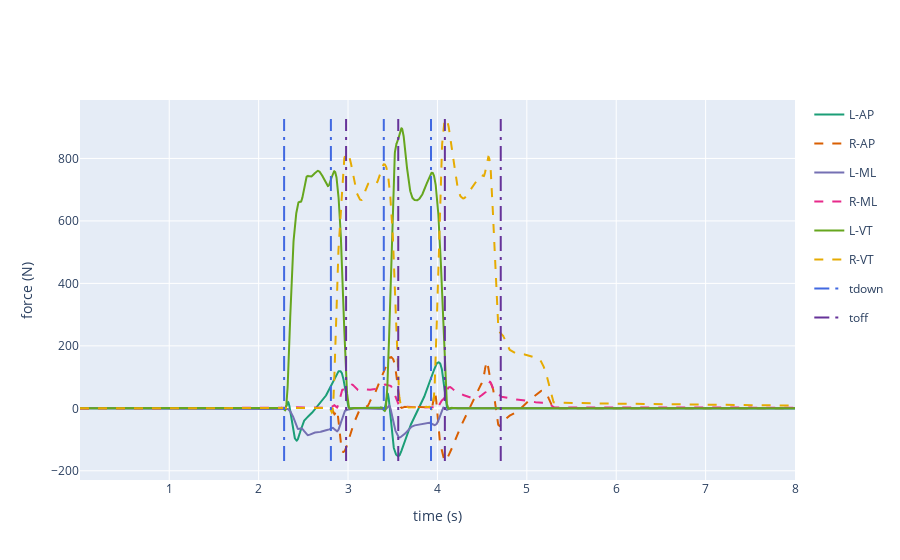

Notebook code cell kept with this figure:
### Code cell
patient_id = '081517ap'
trial = 8
plot(data_type='grf', file_location = file_location, 
     patient_id = patient_id, trial = trial, steps = 'Y')

### Figure 1 — Plotly figure (JSON) as saved in the notebook; plotly's stock layout.template omitted (floating-point values rounded to 4 significant figures; data arrays with more than 128 entries replaced by an {"elided": "..."} marker saying what was removed)
{"data": [{"hoverinfo": "x", "line": {"color": "#1b9e77", "width": 2}, "mode": "lines", "name": "L-AP", "text": {"elided": "4800 str values"}, "type": "scatter", "x": {"elided": "4800 float values"}, "y": {"elided": "4800 float values"}}, {"hoverinfo": "x", "line": {"color": "#d95f02", "dash": "dash", "width": 2}, "mode": "lines", "name": "R-AP", "type": "scatter", "x": {"elided": "4800 float values"}, "y": {"elided": "4800 float values"}}, {"hoverinfo": "x", "line": {"color": "#7570b3", "width": 2}, "mode": "lines", "name": "L-ML", "text": {"elided": "4800 str values"}, "type": "scatter", "x": {"elided": "4800 float values"}, "y": {"elided": "4800 float values"}}, {"hoverinfo": "x", "line": {"color": "#e7298a", "dash": "dash", "width": 2}, "mode": "lines", "name": "R-ML", "type": "scatter", "x": {"elided": "4800 float values"}, "y": {"elided": "4800 float values"}}, {"hoverinfo": "x", "line": {"color": "#66a61e", "width": 2}, "mode": "lines", "name": "L-VT", "text": {"elided": "4800 str values"}, "type": "scatter", "x": {"elided": "4800 float values"}, "y": {"elided": "4800 float values"}}, {"hoverinfo": "x", "line": {"color": "#e6ab02", "dash": "dash", "width": 2}, "mode": "lines", "name": "R-VT", "type": "scatter", "x": {"elided": "4800 float values"}, "y": {"elided": "4800 float values"}}, {"hoverinfo": "x", "legendgroup": "tdown", "line": {"color": "RoyalBlue", "dash": "longdashdot", "width": 2}, "mode": "lines", "name": "tdown", "showlegend": true, "type": "scatter", "x": [2.285, 2.285], "y": [-168.6, 926.3]}, {"hoverinfo": "x", "legendgroup": "tdown", "line": {"color": "RoyalBlue", "dash": "longdashdot", "width": 2}, "mode": "lines", "name": "tdown", "showlegend": false, "type": "scatter", "x": [2.808, 2.808], "y": [-168.6, 926.3]}, {"hoverinfo": "x", "legendgroup": "tdown", "line": {"color": "RoyalBlue", "dash": "longdashdot", "width": 2}, "mode": "lines", "name": "tdown", "showlegend": false, "type": "scatter", "x": [3.4, 3.4], "y": [-168.6, 926.3]}, {"hoverinfo": "x", "legendgroup": "tdown", "line": {"color": "RoyalBlue", "dash": "longdashdot", "width": 2}, "mode": "lines", "name": "tdown", "showlegend": false, "type": "scatter", "x": [3.928, 3.928], "y": [-168.6, 926.3]}, {"hoverinfo": "x", "legendgroup": "toff", "line": {"color": "rebeccapurple", "dash": "longdashdot", "width": 2}, "mode": "lines", "name": "toff", "showlegend": true, "type": "scatter", "x": [2.978, 2.978], "y": [-168.6, 926.3]}, {"hoverinfo": "x", "legendgroup": "toff", "line": {"color": "rebeccapurple", "dash": "longdashdot", "width": 2}, "mode": "lines", "name": "toff", "showlegend": false, "type": "scatter", "x": [3.562, 3.562], "y": [-168.6, 926.3]}, {"hoverinfo": "x", "legendgroup": "toff", "line": {"color": "rebeccapurple", "dash": "longdashdot", "width": 2}, "mode": "lines", "name": "toff", "showlegend": false, "type": "scatter", "x": [4.083, 4.083], "y": [-168.6, 926.3]}, {"hoverinfo": "x", "legendgroup": "toff", "line": {"color": "rebeccapurple", "dash": "longdashdot", "width": 2}, "mode": "lines", "name": "toff", "showlegend": false, "type": "scatter", "x": [4.708, 4.708], "y": [-168.6, 926.3]}], "layout": {"xaxis": {"title": {"text": "time (s)"}}, "yaxis": {"title": {"text": "force (N)"}}}}
